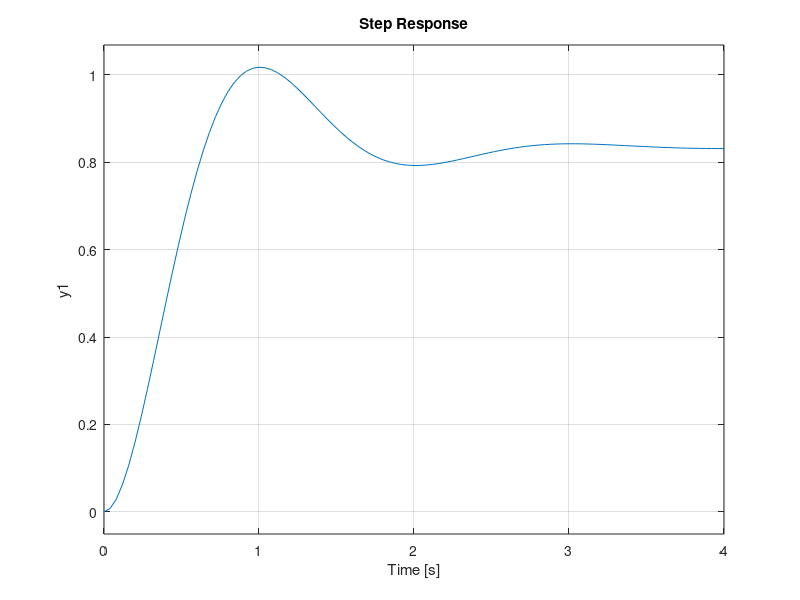

MATLAB code to generate this figure:
clear all; clc; close all;
s=tf('s')
m=1;
b=3;
k=2;
A=[0 1; -k/m -b/m]
B=[0; 1/m];
C=[1 0];
D=0;
Id=[1 0; 0 1];
lambdas=eig(A)
[N,D]=ss2tf(A,B,C,D)

G=1/(s^2+3*s+2);
bode(10*G)

W= feedback(10*G,1)

roots([1 3 12])
step(W)
